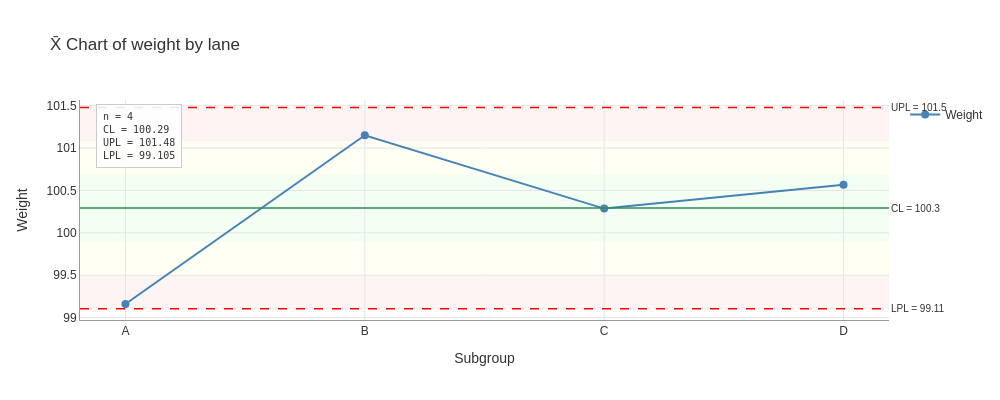

Notebook code for this chart:
### Markdown cell above
### Enhanced Visualization

Add zone shading, signal markers, and statistics:

### Code cell
fig = result.plot(
    chart='Xbar',
    show_zones=True,           # Show 1σ, 2σ, 3σ zones
    highlight_signals=True,    # Highlight out-of-control points
    show_stats=True,           # Display statistics box
    template='processbehavior' # Use default theme
)
fig.show()

### Figure 1 — Plotly figure (JSON) as saved in the notebook; plotly's stock layout.template omitted (floating-point values rounded to 4 significant figures)
{"data": [{"hovertemplate": "%{x}<br>%{y:.3f}<extra></extra>", "line": {"color": "steelblue", "width": 2.0}, "marker": {"color": "steelblue", "size": 8}, "mode": "lines+markers", "name": "Weight", "type": "scatter", "x": ["A", "B", "C", "D"], "y": [99.16, 101.2, 100.3, 100.6]}], "layout": {"annotations": [{"font": {"size": 10}, "showarrow": false, "text": "UPL = 101.5", "x": 1, "xanchor": "left", "xref": "x domain", "y": 101.5, "yanchor": "middle", "yref": "y"}, {"font": {"size": 10}, "showarrow": false, "text": "LPL = 99.11", "x": 1, "xanchor": "left", "xref": "x domain", "y": 99.11, "yanchor": "middle", "yref": "y"}, {"font": {"size": 10}, "showarrow": false, "text": "CL = 100.3", "x": 1, "xanchor": "left", "xref": "x domain", "y": 100.3, "yanchor": "middle", "yref": "y"}, {"align": "left", "bgcolor": "rgba(255, 255, 255, 0.9)", "bordercolor": "#CCCCCC", "borderpad": 6, "borderwidth": 1, "font": {"color": "#333333", "family": "monospace", "size": 10}, "showarrow": false, "text": "n = 4<br>CL = 100.29<br>UPL = 101.48<br>LPL = 99.105", "x": 0.02, "xanchor": "left", "xref": "paper", "y": 0.98, "yanchor": "top", "yref": "paper"}], "font": {"color": "#333333", "family": "Arial, sans-serif", "size": 12}, "height": 400, "hovermode": "x unified", "paper_bgcolor": "white", "plot_bgcolor": "white", "shapes": [{"fillcolor": "#B3FFB3", "layer": "below", "line": {"width": 0}, "opacity": 0.15, "type": "rect", "x0": 0, "x1": 1, "xref": "x domain", "y0": 99.9, "y1": 100.7, "yref": "y"}, {"fillcolor": "#FFFFB3", "layer": "below", "line": {"width": 0}, "opacity": 0.15, "type": "rect", "x0": 0, "x1": 1, "xref": "x domain", "y0": 100.7, "y1": 101.1, "yref": "y"}, {"fillcolor": "#FFFFB3", "layer": "below", "line": {"width": 0}, "opacity": 0.15, "type": "rect", "x0": 0, "x1": 1, "xref": "x domain", "y0": 99.5, "y1": 99.9, "yref": "y"}, {"fillcolor": "#FFB3B3", "layer": "below", "line": {"width": 0}, "opacity": 0.15, "type": "rect", "x0": 0, "x1": 1, "xref": "x domain", "y0": 101.1, "y1": 101.5, "yref": "y"}, {"fillcolor": "#FFB3B3", "layer": "below", "line": {"width": 0}, "opacity": 0.15, "type": "rect", "x0": 0, "x1": 1, "xref": "x domain", "y0": 99.11, "y1": 99.5, "yref": "y"}, {"line": {"color": "red", "dash": "dash", "width": 1.5}, "type": "line", "x0": 0, "x1": 1, "xref": "x domain", "y0": 101.5, "y1": 101.5, "yref": "y"}, {"line": {"color": "red", "dash": "dash", "width": 1.5}, "type": "line", "x0": 0, "x1": 1, "xref": "x domain", "y0": 99.11, "y1": 99.11, "yref": "y"}, {"line": {"color": "#2E8B57", "width": 1.5}, "type": "line", "x0": 0, "x1": 1, "xref": "x domain", "y0": 100.3, "y1": 100.3, "yref": "y"}], "showlegend": true, "title": {"text": "X̄ Chart of weight by lane"}, "width": 1000, "xaxis": {"gridcolor": "#E5E5E5", "gridwidth": 1.0, "linecolor": "#999999", "linewidth": 1.0, "showgrid": true, "showline": true, "title": {"text": "Subgroup"}}, "yaxis": {"gridcolor": "#E5E5E5", "gridwidth": 1.0, "linecolor": "#999999", "linewidth": 1.0, "showgrid": true, "showline": true, "title": {"text": "Weight"}}}}
